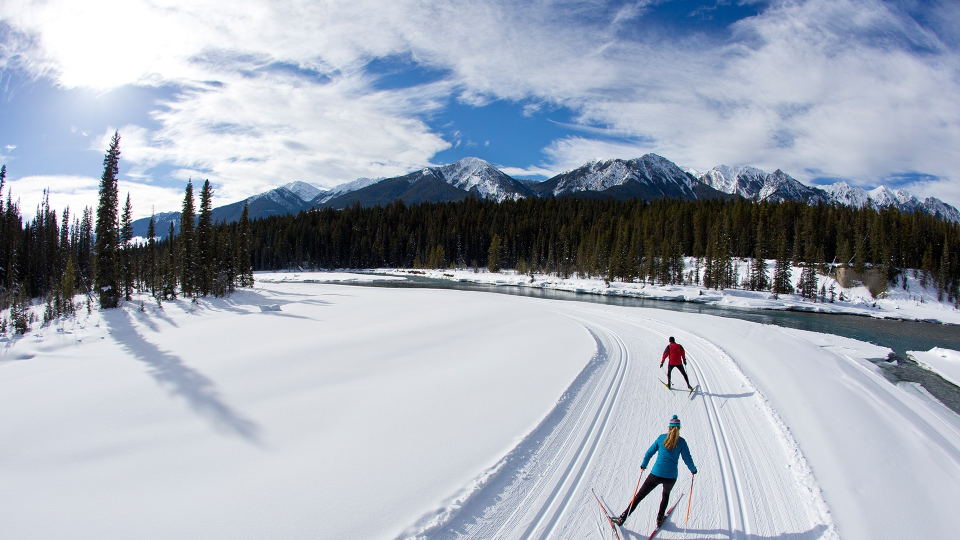
#> input picture photos/A man and woman enjoy a cross-country skate ski in the Rocky Mountains of British Columbia, Canada.jpg, 1920 x 1080 px (shown at 1/2 size); its folder holds 4 pictures in this run
$ python image_to_numpy.py
#> lines starting #> are read from the running program, lines starting #| are printed output that depends on the picture
import numpy as np
from PIL import Image
from glob import glob

x = np.array([np.array(Image.open(f).resize((200, 200))) for f in glob('photos/*.jpg')])
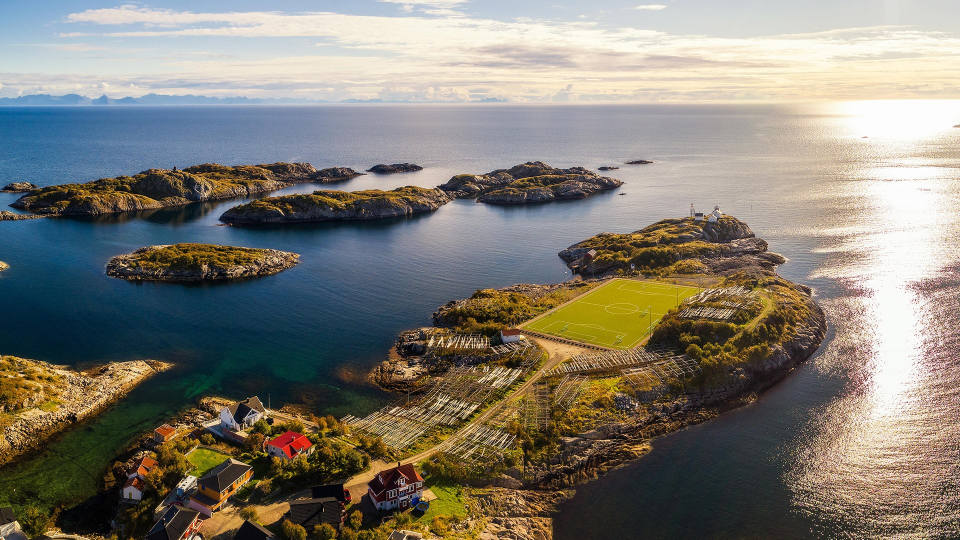
#> input picture photos/Aerial view of Henningsvær village with its football field, Lofoten archipelago, Norway.jpg, 1920 x 1080 px (shown at 1/2 size)
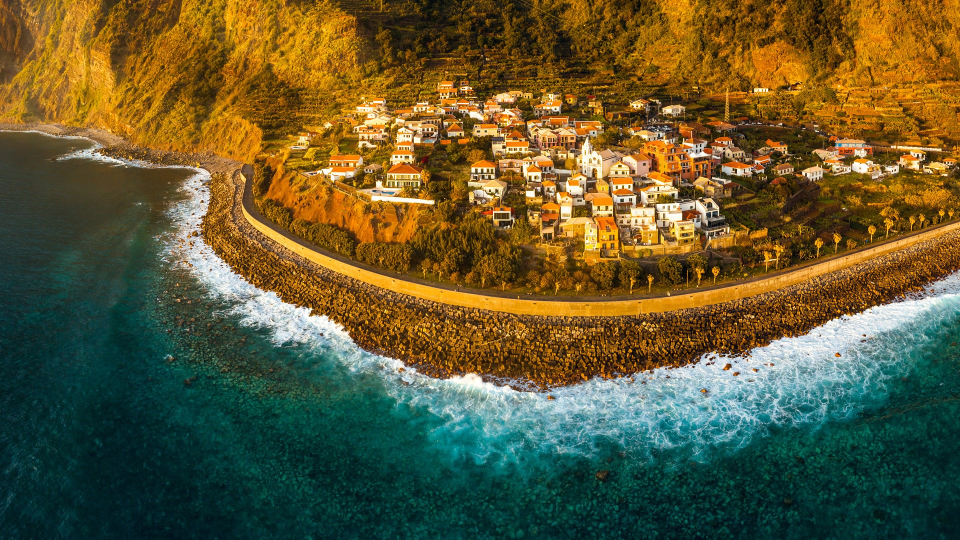
#> input picture photos/Aerial view of Jardim do Mar, surfing spot in Madeira Island, Portugal.jpg, 1920 x 1080 px (shown at 1/2 size)
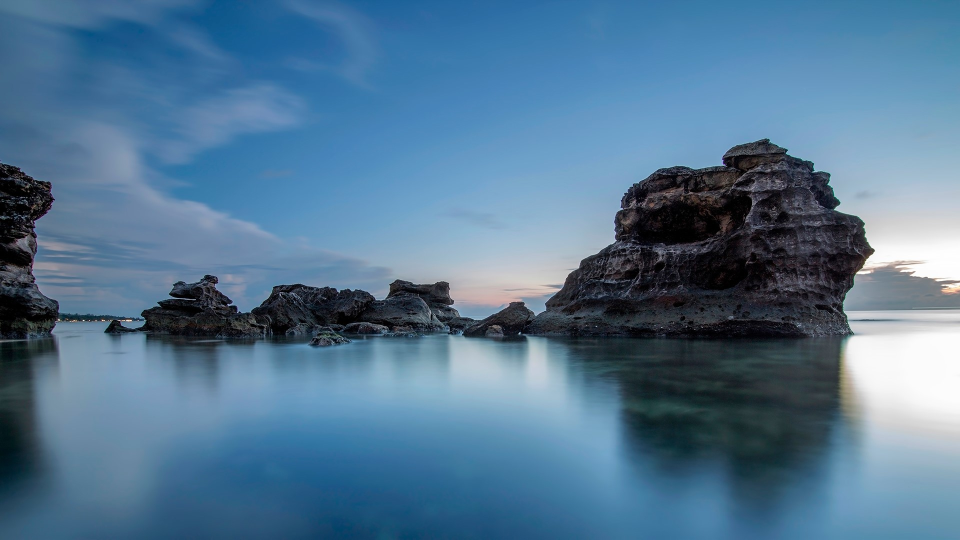
#> input picture photos/Beauty in nature, Nha Trang, Khánh Hòa, Vietnam.jpg, 1920 x 1080 px (shown at 1/2 size)
print(x.shape)
#| (4, 200, 200, 3)

# [10 lines of commented-out code are left out]
